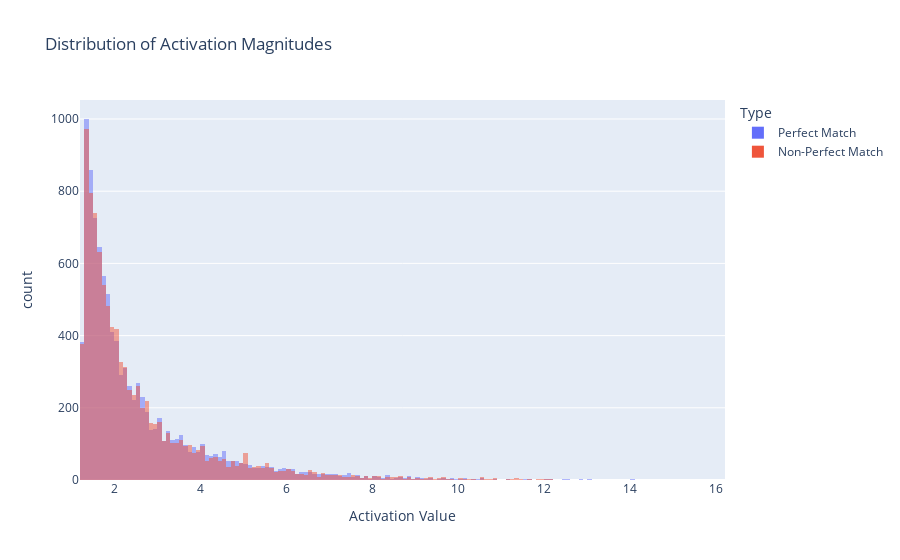

Here is the notebook cell this chart was saved with:
### Code cell
# Plot activation magnitude distributions
act_perfect = perfect_acts_stacked[perfect_acts_stacked > 0].float().cpu().numpy()
act_non_perfect = non_perfect_acts_stacked[non_perfect_acts_stacked > 0].float().cpu().numpy()

# Create a DataFrame for plotting
act_data = pd.DataFrame({
    'Activation': np.concatenate([act_perfect, act_non_perfect]),
    'Type': ['Perfect Match'] * len(act_perfect) + ['Non-Perfect Match'] * len(act_non_perfect)
})

# Plot histogram
fig = px.histogram(act_data, x='Activation', color='Type', barmode='overlay',
                  title='Distribution of Activation Magnitudes',
                  labels={'Activation': 'Activation Value', 'count': 'Frequency'})
fig.show()

### Figure 1 — Plotly figure (JSON) as saved in the notebook; plotly's stock layout.template omitted (floating-point values rounded to 4 significant figures; data arrays with more than 128 entries replaced by an {"elided": "..."} marker saying what was removed)
{"data": [{"alignmentgroup": "True", "bingroup": "x", "hovertemplate": "Type=Perfect Match<br>Activation Value=%{x}<br>count=%{y}<extra></extra>", "legendgroup": "Perfect Match", "marker": {"color": "#636efa", "opacity": 0.5, "pattern": {"shape": ""}}, "name": "Perfect Match", "offsetgroup": "Perfect Match", "orientation": "v", "showlegend": true, "type": "histogram", "x": {"elided": "10162 float values"}, "xaxis": "x", "yaxis": "y"}, {"alignmentgroup": "True", "bingroup": "x", "hovertemplate": "Type=Non-Perfect Match<br>Activation Value=%{x}<br>count=%{y}<extra></extra>", "legendgroup": "Non-Perfect Match", "marker": {"color": "#EF553B", "opacity": 0.5, "pattern": {"shape": ""}}, "name": "Non-Perfect Match", "offsetgroup": "Non-Perfect Match", "orientation": "v", "showlegend": true, "type": "histogram", "x": {"elided": "9975 float values"}, "xaxis": "x", "yaxis": "y"}], "layout": {"barmode": "overlay", "legend": {"title": {"text": "Type"}, "tracegroupgap": 0}, "title": {"text": "Distribution of Activation Magnitudes"}, "xaxis": {"anchor": "y", "domain": [0, 1], "title": {"text": "Activation Value"}}, "yaxis": {"anchor": "x", "domain": [0, 1], "title": {"text": "count"}}}}
